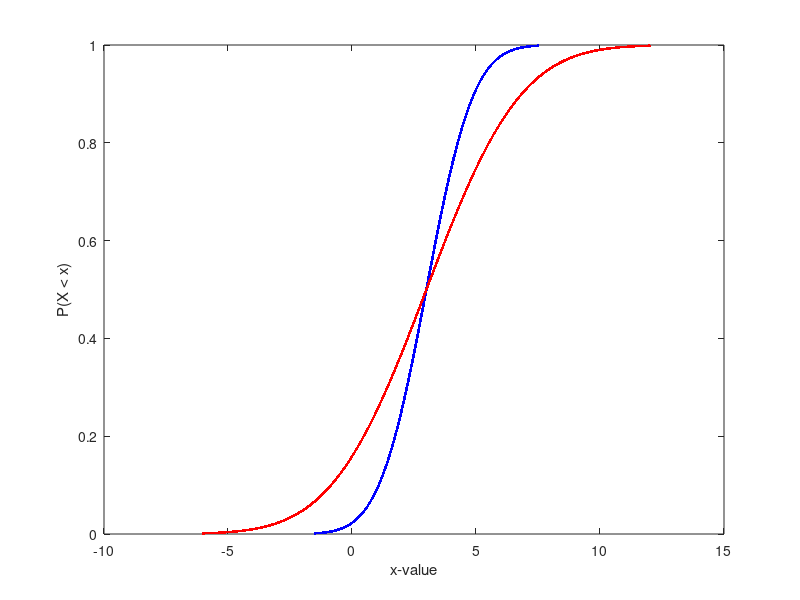

Reproduce this figure in MATLAB.
function []  = normplay()

mean__s1 = 3;
sd__s1 = 1.5;

mean__s2 = 3;
sd__s2 = 3;

% 99% of the data lie within 3sd
[s1ps s1ms] = sub__sd3(mean__s1, sd__s1);
[s2ps s2ms] = sub__sd3(mean__s2, sd__s2);

vals = s1ms:0.001:s1ps;
cdf_array = normcdf(vals, mean__s1, sd__s1);
plot(vals, cdf_array,'.b');
vals = s2ms:0.001:s2ps;
cdf_array = normcdf(vals, mean__s2, sd__s2);
hold on;
plot(vals, cdf_array,'.r');


ylabel('P(X < x)');
xlabel('x-value');


% n= 2000;
% r = randn(1,n);
% 
% 2;
% 
% 
% figure; 
% subplot(2,1,1);
% hist(r);
% 
% title('Normal');
% subplot(2,1,2);
% 
% logn = exp(r);
% title('Log normal');
% hist(logn);
% 

function [ps ms] = sub__sd3(mu, sigma)
ms = mu - (3*sigma);
ps = mu + (3*sigma);
